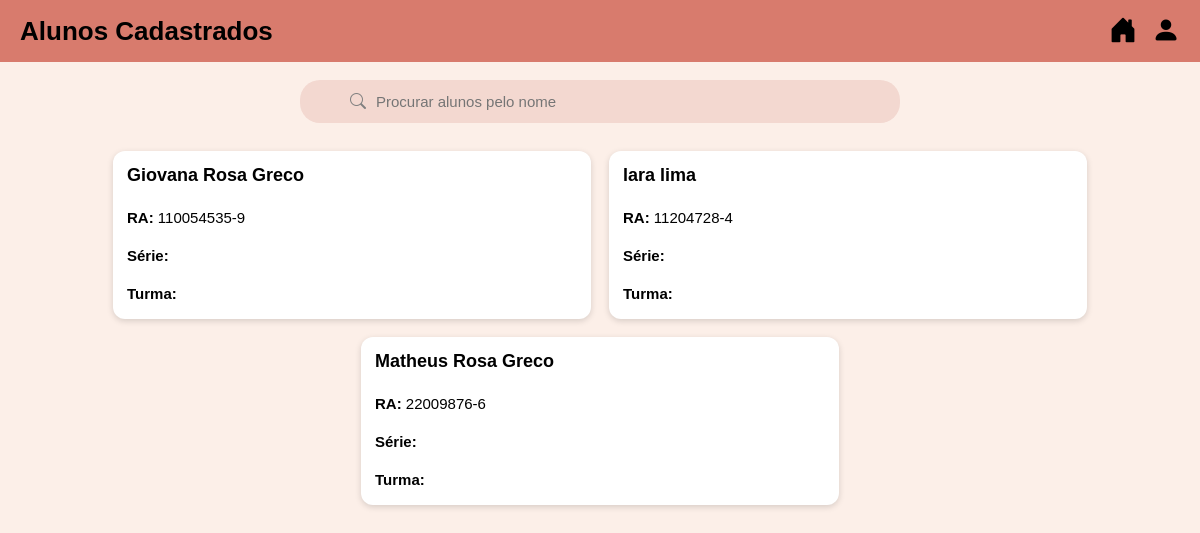
Page /biblioteca-digital-tcc/consulta_alunos.php (signed in) on the committed database.
### tables this page shows
CREATE TABLE `aluno` (
  `id` int(11) NOT NULL,
  `nome` varchar(100) NOT NULL,
  `ra` varchar(20) NOT NULL,
  `digito` varchar(5) NOT NULL,
  `ra_completo` varchar(25) NOT NULL,
  `senha` varchar(255) NOT NULL,
  `escola` varchar(100) NOT NULL,
  `serie` varchar(20) DEFAULT NULL,
  `turma` varchar(10) DEFAULT NULL,
  `ativo` tinyint(1) DEFAULT 1,
  `created_at` timestamp NOT NULL DEFAULT current_timestamp()
);

### biblioteca-digital-tcc/consulta_alunos.php (the view, shortened to what this page needs)
<?php
include "conexaoconsulta.php";
$sql_alunos = "SELECT ra_completo, nome, serie, turma FROM aluno ORDER BY nome ASC";
$result_alunos = $conexao->query($sql_alunos);
$alunos = $result_alunos->fetch_all(MYSQLI_ASSOC);
?>
<!DOCTYPE html>
<html lang="pt-BR">
<head>
<link href="https://cdn.jsdelivr.net/npm/bootstrap-icons/font/bootstrap-icons.css" rel="stylesheet" />
<link rel="stylesheet" href="css/consulta_alunos.css">
</head>
<body>
<header>
    <h1>Alunos Cadastrados</h1>
    <div class="icons">
        <a href="homeprof.php" class="icon-link" title="Início"><i class="bi bi-house-door-fill"></i></a>
        <i class="bi bi-person-fill" id="user-icon" title="Usuário"></i>
    </div>
</header>
<div class="search-container">
    <div class="search-box">
        <i class="bi bi-search"></i>
        <input type="text" placeholder="Procurar alunos pelo nome" id="searchInput" />
    </div>
</div>
<div class="cards" id="alunosContainer">
    <?php if (empty($alunos)): ?>
        <p style="color:#666; font-style: italic;">Nenhum aluno cadastrado.</p>
    <?php else: ?>
        <?php foreach ($alunos as $aluno): ?>
            <div class="card" data-nome="<?= strtolower($aluno['nome']) ?>">
                <h3><?= htmlspecialchars($aluno['nome']) ?></h3>
                <p><strong>RA:</strong> <?= htmlspecialchars($aluno['ra_completo']) ?></p>
                <p><strong>Série:</strong> <?= htmlspecialchars($aluno['serie']) ?></p>
                <p><strong>Turma:</strong> <?= htmlspecialchars($aluno['turma']) ?></p>
            </div>
        <?php endforeach; ?>
    <?php endif; ?>
</div>
</body>
</html>

### biblioteca-digital-tcc/css/consulta_alunos.css (style rules this page uses)
body { font-family: Arial, sans-serif; background-color: #fcefe8; margin: 0; padding: 0; }
header { display: flex; justify-content: space-between; align-items: center; background-color: #d87b6d; padding: 15px 20px; color: rgb(0, 0, 0); }
header h1 { margin: 0; font-size: 26px; font-weight: bold; }
.icons { display: flex; gap: 15px; font-size: 28px; }
.icons i { cursor: pointer; color: rgb(0, 0, 0); }
.search-container { display: flex; justify-content: center; margin: 18px 0; }
.search-box { display: flex; align-items: center; background: #f3d8d0; border-radius: 20px; padding: 12px 50px; width: 90%; max-width: 500px; }
.search-box input { border: none; outline: none; background: none; flex: 1; font-size: 15px; }
.search-box i { color: gray; margin-right: 8px; }
.cards { display: flex; flex-wrap: wrap; justify-content: center; gap: 18px; padding: 10px; }
.card { background: white; border-radius: 12px; padding: 14px; width: 100%; max-width: 450px; min-height: 140px; box-shadow: 0 2px 6px rgba(0,0,0,0.15); display: flex; flex-direction: column; justify-content: space-between; }
.card h3 { margin: 0 0 5px; font-size: 18px; font-weight: bold; }
.card p { margin: 3px 0; font-size: 15px; }

### rows in the picture
aluno: nome "Giovana Rosa Greco", ra_completo "110054535-9"
aluno: nome "lara lima", ra_completo "11204728-4"
aluno: nome "Matheus Rosa Greco", ra_completo "22009876-6"
